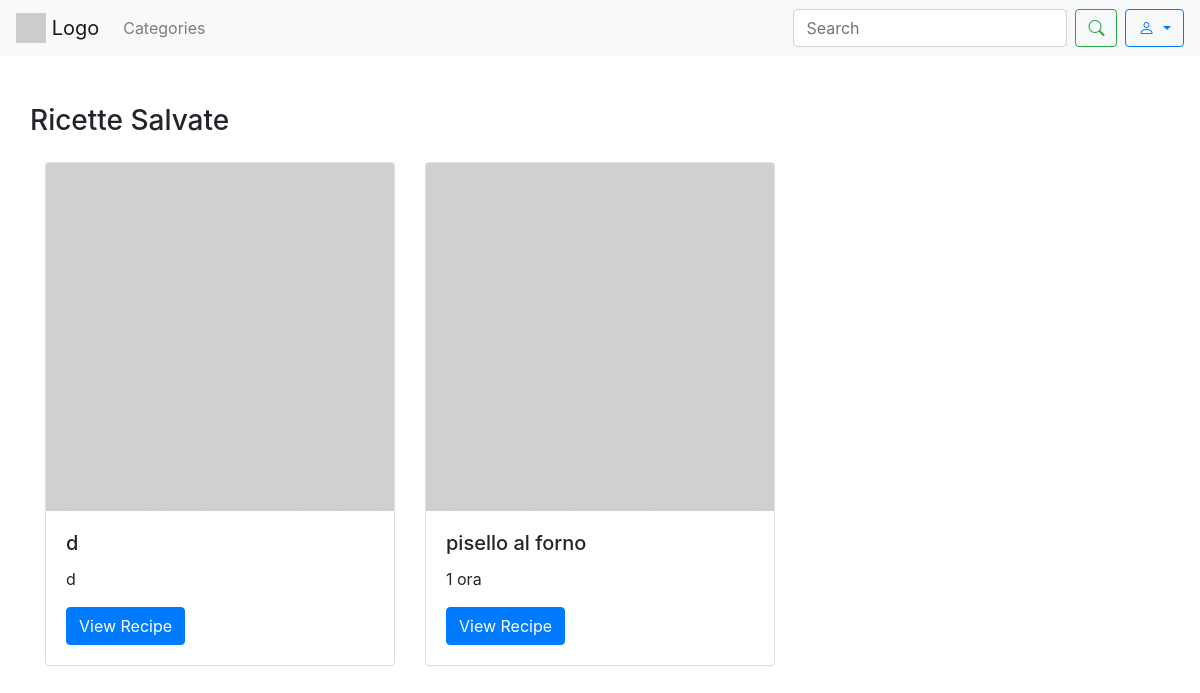
The page /ricette_salvate/ (signed in) on the database its author committed.
### sito/models.py (models this page shows, shortened)
class SavedRecipe(models.Model):
    user = models.ForeignKey('CustomUser', on_delete=models.CASCADE)
    recipe = models.ForeignKey(Recipe, on_delete=models.CASCADE)

class Recipe(models.Model):
    title = models.CharField(max_length=200)
    photo = models.ImageField(upload_to='recipes_photos/', blank=True, null=True)
    preparationtime = models.CharField(help_text="Totale tempo di preparazione (es: 1 hour 30 minutes)", max_length=200,
                                       blank=True, null=True)
    category = models.ForeignKey(Category, on_delete=models.CASCADE)
    user = models.ForeignKey('CustomUser', on_delete=models.CASCADE)
    ingredients = models.TextField()
    instructions = models.TextField()

### sito/views.py (the view)
# urls.py: path("ricette_salvate/", ricette_salvate, name='ricette_salvate'),
@login_required
def ricette_salvate(request):
    saved_recipes = SavedRecipe.objects.filter(user=request.user)
    return render(request, 'ricette_salvate.html', {'saved_recipes': saved_recipes})

### template/ricette_salvate.html (shortened to what this page needs)
<!DOCTYPE html>
{% load static %}
<html lang="en">
<head>
    <link rel="stylesheet" href="https://maxcdn.bootstrapcdn.com/bootstrap/4.5.2/css/bootstrap.min.css">
    <link rel="stylesheet" href="https://cdn.jsdelivr.net/npm/bootstrap-icons/font/bootstrap-icons.css">
</head>
<body>
    <nav class="navbar navbar-expand-lg navbar-light bg-light">
        <a class="navbar-brand" href="{% url 'homepage' %}">
            <img src="https://via.placeholder.com/30" alt="Logo" class="d-inline-block align-top">
            Logo
        </a>
            <ul class="navbar-nav mr-auto">
                <li class="nav-item">
                    <a class="nav-link" href="#">Categories</a>
                </li>
            </ul>
            <form class="form-inline my-2 my-lg-0" method="GET" action="{% url 'search' %}">
                <input class="form-control mr-sm-2" type="search" name ="q" placeholder="Search" aria-label="Search">
                <button class="btn btn-outline-success my-2 my-sm-0" type="submit"><i class="bi bi-search"></i></button>
            </form>
            <div class="dropdown ml-2">
                <button class="btn btn-outline-primary dropdown-toggle" type="button" id="userDropdown" data-toggle="dropdown" aria-haspopup="true" aria-expanded="false">
                    <i class="bi bi-person"></i>
                </button>
            </div>
    </nav>
    <div class="container py-5">
      <div class="row">
            <h3 class="text-center mb-4">Ricette Salvate</h3>
        </div>
        <div class="row">
        {% if saved_recipes %}
            {% for saved_recipe in saved_recipes %}
            <div class="col-md-4 mb-4">
                <div class="card mb-3" style="max-width: 540px;">
                    {% if saved_recipe.recipe.photo %}
                    <img src="{{ saved_recipe.recipe.photo.url }}" class="card-img-top" alt="foto ricetta">
                    {% else %}
                    <img src="{% static 'images/defaultrecipe.jpg' %}" class="card-img-top" alt="Default Image">
                    {% endif %}
                    <div class="card-body">
                        <h5 class="card-title">{{ saved_recipe.recipe.title }}</h5>
                        <p class="card-text">{{ saved_recipe.recipe.preparationtime }}</p>
                        <a href="{% url 'recipe_detail' saved_recipe.recipe.id %}" class="btn btn-primary">View Recipe</a>
                    </div>
                </div>
            </div>
            {% endfor %}
        {% else %}
            <p>You have no saved recipes.</p>
        {% endif %}
    </div>
    </div>
</body>
</html>

### rows shown on the page
SavedRecipe: recipe "d", recipe.preparationtime "d"
SavedRecipe: recipe "pisello al forno", recipe.preparationtime "1 ora"
